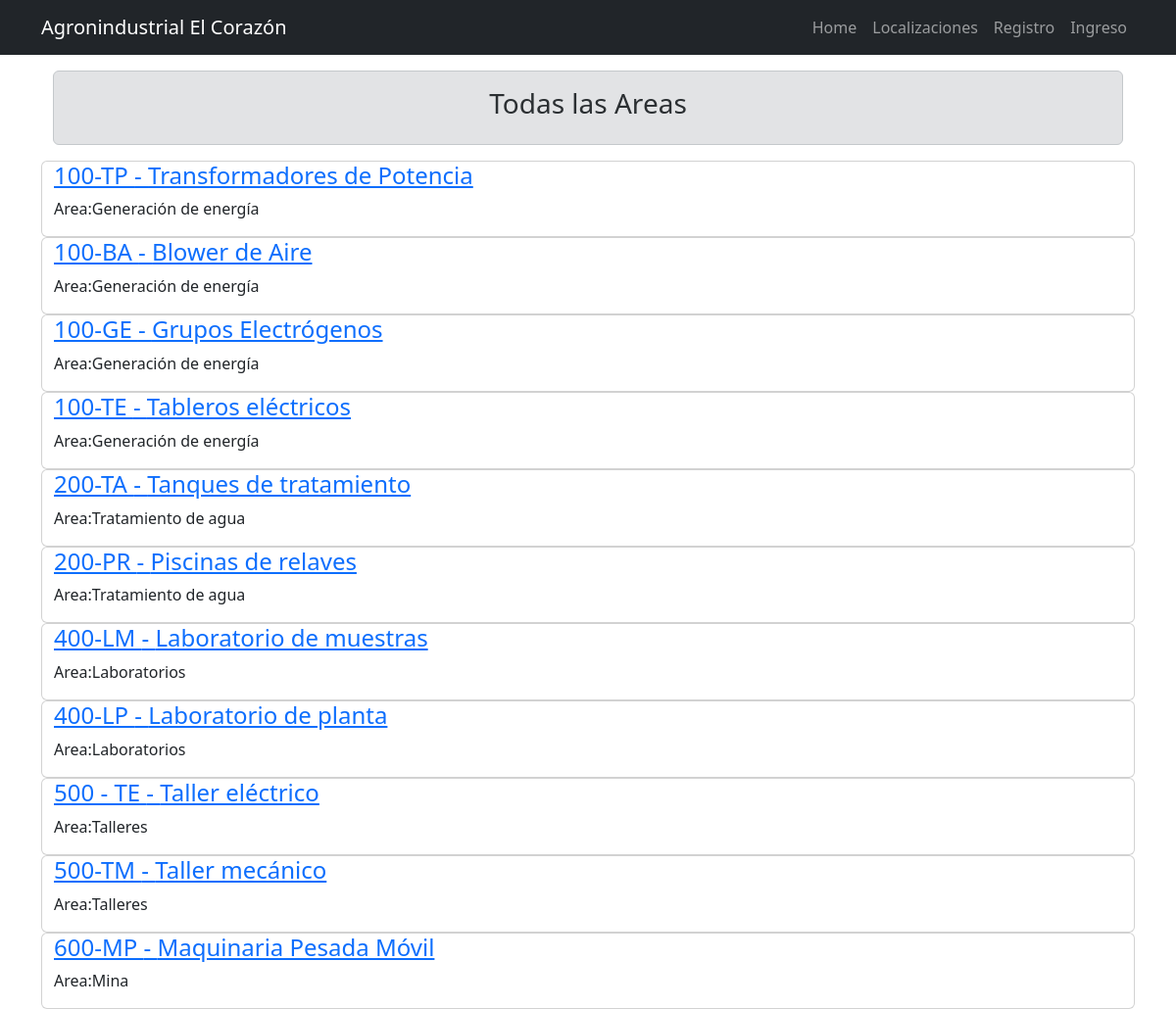
The page /subareas/ on the database its author committed.
### activos/models.py (models this page shows, shortened)
class SubArea(models.Model):
    subarea=models.ForeignKey(Area,on_delete=models.CASCADE)
    cod_subArea=models.CharField(max_length=15)
    nombre=models.CharField(max_length=200)

class Area(models.Model):
    cod_area=models.IntegerField()
    nombre=models.CharField(max_length=200)

### activos/views.py (the view)
# urls.py: path('subareas/',views.subAreas,name="subareas"),
def subAreas(request):
    sa=SubArea.objects.all()
    return render(request,'subareas/subareas.html',{
        'subareas':sa
    })

### activos/templates/subareas/subareas.html
{% extends 'base.html' %}
{% block content %}
<div class="container">
    <div class="row">
        <section class="col mt-3">
            <div class="alert alert-secondary" role="alert">
                <h3 class="text-center">Todas las Areas</h3>
            </div>
        </section>
        {% for sa in subareas%}
        <article class="card">
            <a href="{%url 'detalle_subareas' sa.id %}"><h4>{{sa.cod_subArea}} - {{sa.nombre}}</h4></a>
            <p>Area:{{sa.subarea.nombre}}</p>
        </article>
        {% endfor %}
    </div>
</div>
{% endblock %}

### rows shown on the page
SubArea: cod_subArea "100-TP", nombre "Transformadores de Potencia", subarea.nombre "Generación de energía"
SubArea: cod_subArea "100-BA", nombre "Blower de Aire", subarea.nombre "Generación de energía"
SubArea: cod_subArea "100-GE", nombre "Grupos Electrógenos", subarea.nombre "Generación de energía"
SubArea: cod_subArea "100-TE", nombre "Tableros eléctricos", subarea.nombre "Generación de energía"
SubArea: cod_subArea "200-TA", nombre "Tanques de tratamiento", subarea.nombre "Tratamiento de agua"
SubArea: cod_subArea "200-PR", nombre "Piscinas de relaves", subarea.nombre "Tratamiento de agua"
SubArea: cod_subArea "400-LM", nombre "Laboratorio de muestras", subarea.nombre "Laboratorios"
SubArea: cod_subArea "400-LP", nombre "Laboratorio de planta", subarea.nombre "Laboratorios"
SubArea: cod_subArea "500 - TE", nombre "Taller eléctrico", subarea.nombre "Talleres"
SubArea: cod_subArea "500-TM", nombre "Taller mecánico", subarea.nombre "Talleres"
SubArea: cod_subArea "600-MP", nombre "Maquinaria Pesada Móvil", subarea.nombre "Mina"
